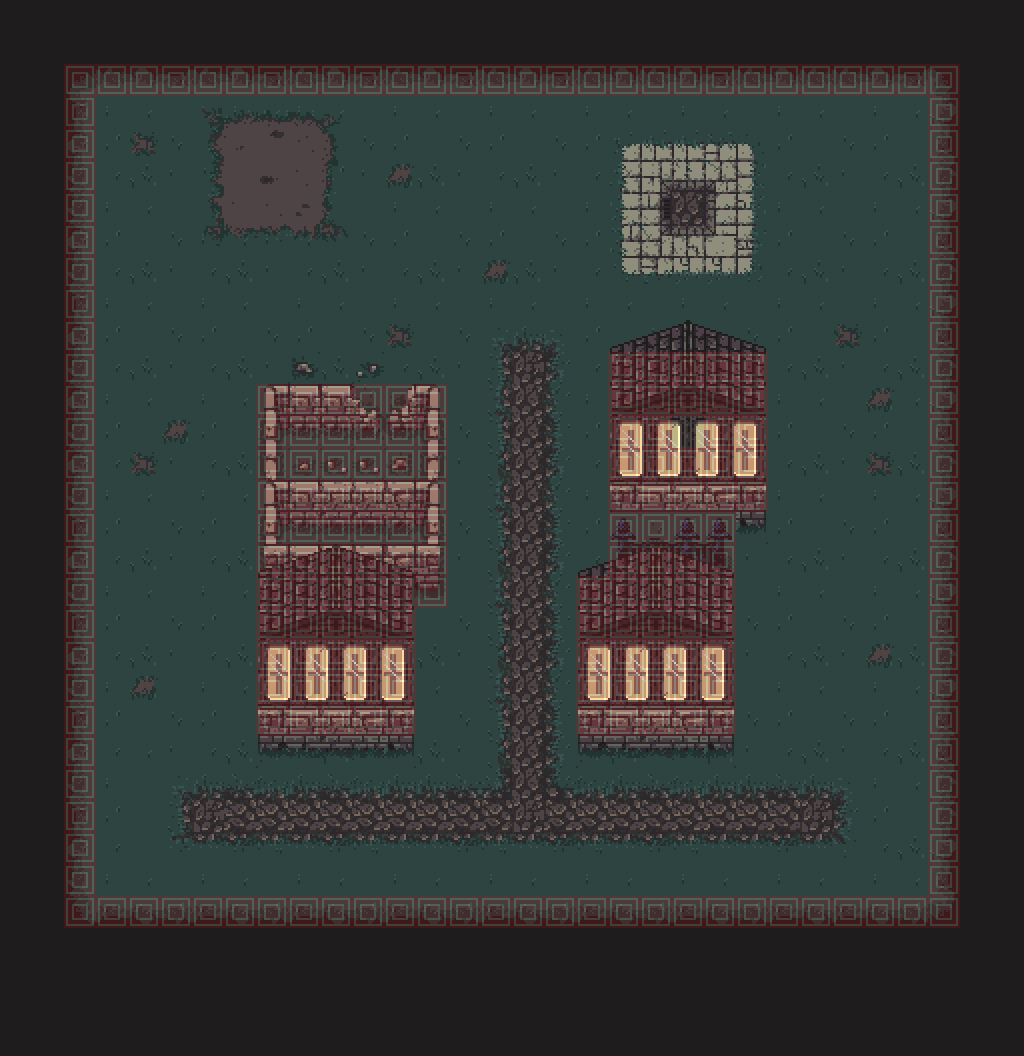

Rendered tile map (Tiled .tmx) drawn with the repository's tilesets; below, a short description and the map source with its tile grids summarised:
An orthogonal 32x33 tile map with 32x32 px tiles, 4 tile layers (world_1, world_2, world_3, collision), 2 tilesets and 30 objects (10x knight, 9x grave, 5x civilian, 3x musketeer, player, ...).

<map version="1.0" orientation="orthogonal" renderorder="right-down" width="32" height="33" tilewidth="32" tileheight="32" nextobjectid="31">
 <properties>
  <property name="background_color" value="#898989" />
 </properties>
 <tileset firstgid="1" name="metatiles" tilewidth="32" tileheight="32">
  <image source="collision_tiles.png" width="160" height="32" />
  <tile id="0">
   <properties>
    <property name="type" value="solid" />
   </properties>
  </tile>
  <tile id="1">
   <properties>
    <property name="type" value="lslope" />
   </properties>
  </tile>
  <tile id="2">
   <properties>
    <property name="type" value="rslope" />
   </properties>
  </tile>
  <tile id="3">
   <properties>
    <property name="type" value="platform" />
   </properties>
  </tile>
  <tile id="4">
   <properties>
    <property name="type" value="breakable" />
   </properties>
  </tile>
 </tileset>
 <tileset firstgid="6" name="map_normal_1" tilewidth="32" tileheight="32">
  <image source="world_1_1.png" width="1024" height="1024" />
 </tileset>
 <layer name="world_1" width="32" height="33">
  <data>[1056 cells, 1056 non-empty, 133 distinct tile ids]</data>
 </layer>
 <layer name="world_2" width="32" height="33">
  <data>[1056 cells, 111 non-empty, 55 distinct tile ids]</data>
 </layer>
 <layer name="world_3" width="32" height="33">
  <properties>
   <property name="z" value="500" />
  </properties>
  <data>[1056 cells, 45 non-empty, 15 distinct tile ids]</data>
 </layer>
 <objectgroup name="entities">
  <object id="1" name="player" x="129" y="803" width="32" height="32" />
  <object id="2" name="knight" x="128" y="545" width="32" height="32" />
  <object id="3" name="knight" x="224" y="543" width="32" height="32" />
  <object id="4" name="grave" x="437" y="149" width="32" height="32" />
  <object id="5" name="grave" x="502" y="150" width="32" height="32" />
  <object id="6" name="grave" x="767" y="702" width="32" height="32" />
  <object id="7" name="mage" x="134" y="170" width="32" height="32" />
  <object id="8" name="knight" x="799" y="160" width="32" height="32" />
  <object id="9" name="knight" x="865" y="223" width="32" height="32" />
  <object id="10" name="musketeer" x="863" y="162" width="32" height="32" />
  <object id="11" name="knight" x="449" y="351" width="32" height="32" />
  <object id="12" name="knight" x="832" y="509" width="32" height="32" />
  <object id="13" name="knight" x="226" y="322" width="32" height="32" />
  <object id="14" name="knight" x="130" y="321" width="32" height="32" />
  <object id="15" name="civilian" x="307" y="798" width="32" height="32" />
  <object id="16" name="civilian" x="738" y="319" width="32" height="32" />
  <object id="17" name="knight" x="131" y="225" width="32" height="32" />
  <object id="18" name="knight" x="193" y="258" width="32" height="32" />
  <object id="19" name="musketeer" x="465" y="547" width="32" height="32" />
  <object id="20" name="musketeer" x="532" y="544" width="32" height="32" />
  <object id="21" name="grave" x="469" y="214" width="32" height="32" />
  <object id="22" name="grave" x="533" y="216" width="32" height="32" />
  <object id="23" name="civilian" x="351" y="223" width="32" height="32" />
  <object id="24" name="civilian" x="769" y="800" width="32" height="32" />
  <object id="25" name="levelchanger" x="210" y="111" width="128" height="128">
   <properties>
    <property name="toLevel" value="level8" />
   </properties>
  </object>
  <object id="26" name="grave" x="808" y="661" width="32" height="32" />
  <object id="27" name="civilian" x="840" y="799" width="32" height="32" />
  <object id="28" name="grave" x="775" y="608" width="32" height="32" />
  <object id="29" name="grave" x="562" y="151" width="32" height="32" />
  <object id="30" name="grave" x="194" y="714" width="32" height="32" />
 </objectgroup>
 <layer name="collision" width="32" height="33" opacity="0.16">
  <data>[1056 cells, 225 non-empty, 1 distinct tile ids]</data>
 </layer>
</map>
